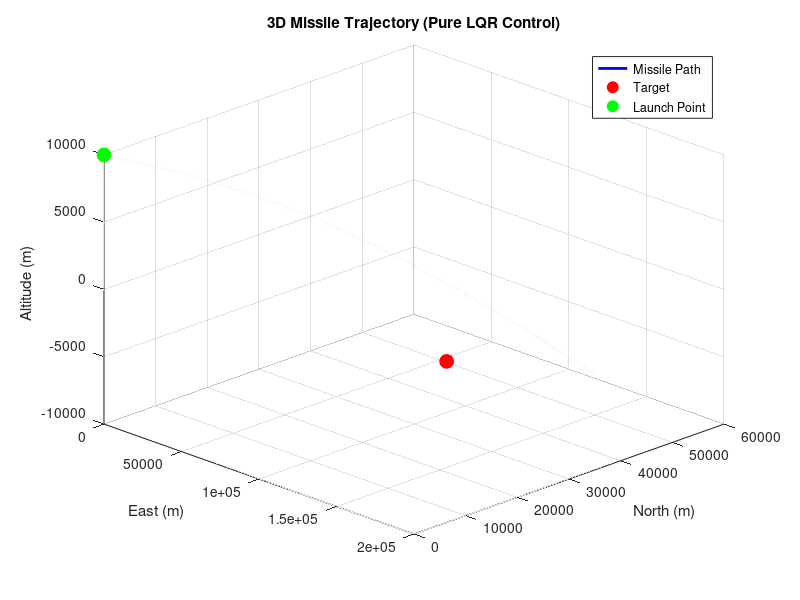
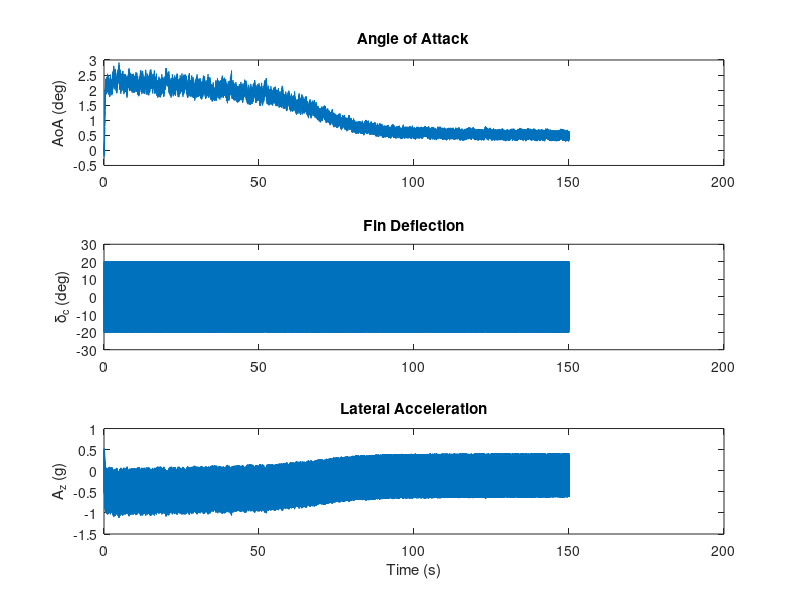
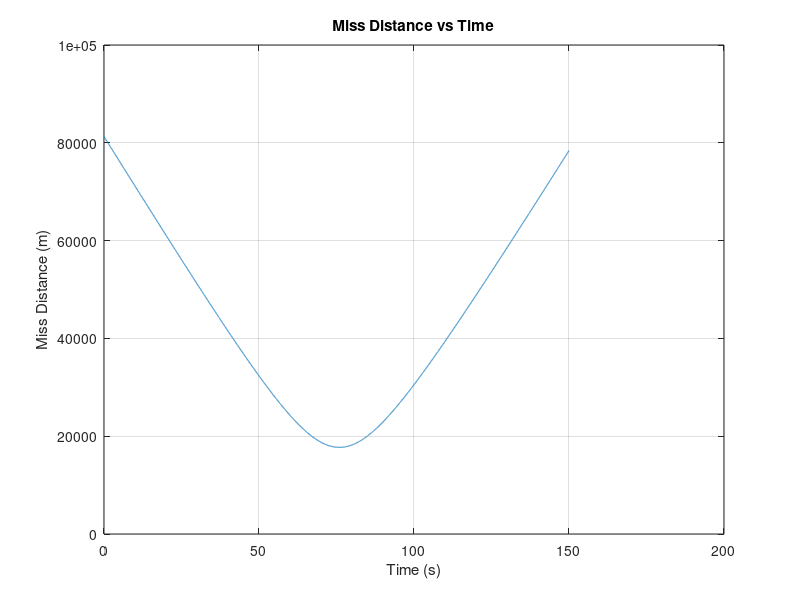

Recreate these plots in MATLAB, in order.
clc; close all; clear all;
format short

%% Missile Linearized Dynamics (State-Space)
A = [-1.064   1.000; 
      290.26   0.00];
B = [-0.25; 
     -331.40];
C = [-123.34   0.00; 
        0.00    1.00];
D = [-13.51; 
       0.00];

states = {'AoA', 'q'};       % Angle of Attack (rad), Pitch Rate (rad/s)
inputs = {'\delta_c'};       % Fin Deflection (rad)
outputs = {'Az', 'q'};       % Acceleration (m/s²), Pitch Rate (rad/s)

sys = ss(A, B, C, D, 'statename', states, 'inputname', inputs, 'outputname', outputs);

%% LQR Controller Design
Q = diag([10, 1]);          % State weights: [AoA, q]
R = 1;                    % Control effort weight
[K, ~, ~] = lqr(A, B, Q, R); % Optimal gain matrix

%% Simulation Parameters
Vel = 1021.08;              % Missile velocity (m/s)
simTime = 150;               % Simulation time (s)
dt = 0.01;                  % Time step (s)
t = 0:dt:simTime;

%% Target and Initial Conditions (ENU Coordinates)
earthRadius = 6371000;      % Earth radius (m)

% Target location (34.6588°N, -118.769745°W, 795m altitude)
target_lla = [34.6588, -118.769745, 795];  

% Initial location (34.2329°N, -119.4573°W, 10000m altitude)
init_lla = [34.2329, -119.4573, 10000];  

% Convert to ENU (East-North-Up) coordinates
lat0 = init_lla(1)*pi/180;
lon0 = init_lla(2)*pi/180;
lat1 = target_lla(1)*pi/180;
lon1 = target_lla(2)*pi/180;

% Relative positions
dx = earthRadius * (lon1 - lon0) * cos(lat0);
dy = earthRadius * (lat1 - lat0);
dz = target_lla(3) - init_lla(3);

target_pos = [dx; dy; dz];  % Target position (ENU)
init_pos = [0; 0; init_lla(3)]; % Initial position (ENU)

%% Initial State
pos = init_pos;             % Initial position (m)
theta = atan2(dy, dx);      % Initial heading (rad)
phi = atan2(-dz, sqrt(dx^2 + dy^2)); % Initial elevation (rad)
vel = Vel * [cos(theta)*cos(phi); sin(theta)*cos(phi); -sin(phi)]; % Initial velocity (m/s)
x = [0; 0];                 % Initial state: [AoA; q] (rad, rad/s)

%% LQR Reference Calculation
% Desired AoA is set to drive the missile toward the target
% Simple heuristic: AoA_ref ~ -k * (missile-to-target angle error)
k_guidance = 0.02;          % Guidance gain

%% Logging Variables
pos_history = zeros(3, length(t));
vel_history = zeros(3, length(t));
AoA_history = zeros(1, length(t));
q_history = zeros(1, length(t));
delta_c_history = zeros(1, length(t));
az_history = zeros(1, length(t));

for i = 1:length(t)
    % Current missile-to-target vector
    r = target_pos - pos;
    miss_distance = norm(r);
    
    % Calculate angle error (simplified guidance)
    theta_target = atan2(r(2), r(1)); % Desired direction to target
    theta_error = mod(theta_target - theta + pi, 2*pi) - pi; % Normalize to [-pi, pi]

    phi_error = atan2(-r(3), sqrt(r(1)^2 + r(2)^2)) - phi;
    
    % LQR Reference (AoA_ref based on angle error)
    alpha_ref = -k_guidance * (theta_error + phi_error);
    x_ref = [alpha_ref; 0];  % No reference for q
    
    %% LQR Control Law
    delta_c = -K * (x - x_ref); % Fin deflection (rad)
    delta_c = max(min(delta_c, 0.35), -0.35); % Saturate at ±20°
    
    %% Missile Dynamics (State-space update)
    x_dot = A * x + B * delta_c;
    x = x + x_dot * dt;     % Euler integration
    
    % Output equation (Az and q)
    Az = C(1,:) * x + D(1) * delta_c; % Lateral acceleration (m/s²)
    
    %% Update Kinematics (Simplified 6DOF)
    % Convert Az to body-frame acceleration
    acc_body = [0; Az; 0]; % Include gravity
    
    % Rotate to ENU frame (simplified)
    acc_ENU = [cos(theta)*cos(phi), -sin(theta), -cos(theta)*sin(phi);
               sin(theta)*cos(phi),  cos(theta), -sin(theta)*sin(phi);
               sin(phi),            0,           cos(phi)] * acc_body;
    
    % Update velocity and position
    vel = vel + acc_ENU * dt;
    pos = pos + vel * dt;
    
    % Update heading and elevation angles (simplified)
    theta = atan2(vel(2), vel(1));
    phi = atan2(-vel(3), sqrt(vel(1)^2 + vel(2)^2));
    
    %% Store results
    pos_history(:,i) = pos;
    vel_history(:,i) = vel;
    AoA_history(i) = x(1);
    q_history(i) = x(2);
    delta_c_history(i) = delta_c;
    az_history(i) = Az;
    
    %% Check for impact
    if miss_distance < 10
        fprintf('Target hit at t = %.2f s\n', t(i));
        break;
    end
end

%% Trim unused simulation points
sim_steps = i;
t = t(1:sim_steps);
pos_history = pos_history(:,1:sim_steps);
vel_history = vel_history(:,1:sim_steps);
AoA_history = AoA_history(1:sim_steps);
q_history = q_history(1:sim_steps);
delta_c_history = delta_c_history(1:sim_steps);
az_history = az_history(1:sim_steps);

%% Plot Results
% 3D Trajectory
figure(1);
plot3(pos_history(1,:), pos_history(2,:), pos_history(3,:), 'b-', 'LineWidth', 2);
hold on;
plot3(target_pos(1), target_pos(2), target_pos(3), 'ro', 'MarkerSize', 10, 'MarkerFaceColor', 'r');
plot3(init_pos(1), init_pos(2), init_pos(3), 'go', 'MarkerSize', 10, 'MarkerFaceColor', 'g');
xlabel('East (m)'); ylabel('North (m)'); zlabel('Altitude (m)');
title('3D Missile Trajectory (Pure LQR Control)');
legend('Missile Path', 'Target', 'Launch Point', 'Location', 'best');
grid on; view(45, 30);

% LQR Control Performance
figure(2);
subplot(3,1,1);
plot(t, AoA_history*180/pi);
ylabel('AoA (deg)'); title('Angle of Attack');

subplot(3,1,2);
plot(t, delta_c_history*180/pi);
ylabel('\delta_c (deg)'); title('Fin Deflection');

subplot(3,1,3);
plot(t, az_history/9.81);
ylabel('A_z (g)'); title('Lateral Acceleration');
xlabel('Time (s)');

% Miss Distance
figure(3);
miss_distance = vecnorm(target_pos - pos_history);
plot(t, miss_distance);
xlabel('Time (s)'); ylabel('Miss Distance (m)');
title('Miss Distance vs Time');
grid on;